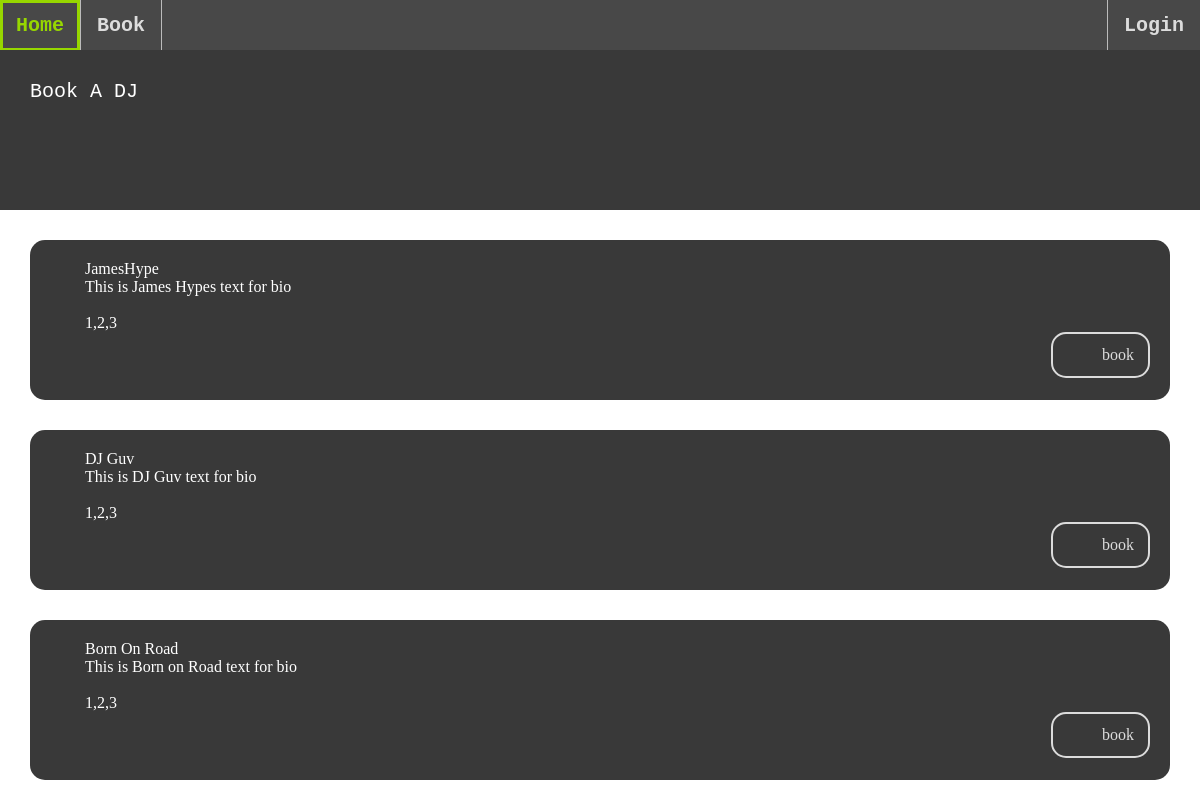
Screenshot of /book with the database file from the repository.
### tables this page shows
CREATE TABLE users (
  id INTEGER PRIMARY KEY AUTOINCREMENT,
  username varchar(255) UNIQUE NOT NULL,
  password varchar(255) NOT NULL,
  type varchar(255) NOT NULL
);

CREATE TABLE djs (
  id INTEGER PRIMARY KEY AUTOINCREMENT,
  user_id INTEGER NOT NULL,
  bio varchar(800),
  genres varchar(255),
  FOREIGN KEY (user_id) REFERENCES users(id)
);

### app.py (the view)
@app.route('/book')
def get_book():
    djs = db.db_getDJs()
    djList = []
    print(djs)
    for i in djs:
        user = db.db_getUserId(i[1])
        arr = [i[2],i[3],user[1]]
        djList += [arr]
        print(i)
    print(djList)
    return(render_template('book.html', djList = djList))

### db.py (called while the page is built)
def get_db():
    db = None
    if not db:
        try:
            db = sqlite3.connect(
                current_app.config['DATABASE'] )
        except Exception as e:
            print(e)
    return db

def db_getUserId(id):
    db = get_db()
    cur = db.cursor()
    cur.execute("SELECT * FROM users where id = (?)", [id])
    try: userInfo = list(cur.fetchone())
    except: return False
    return userInfo

def db_getDJs():
    db = get_db()
    cur = db.cursor()
    djs = cur.execute("SELECT * FROM djs")
    return djs

### templates/book.html
{% extends "layout.html" %}
{% block content %}
<div class="fix-div" id = "djListHeader">
    <p style="margin: 30px 30px;">Book A DJ</p>
</div>
    <div class = "wrapper">
        {%for dj in djList %}
        <div class = "djContainer">
            <p>{{dj.2}}</p>
            <p>{{dj.0}}</p>
            <br>
            <p>{{dj.1}}</p>
            <a class= "button" href = "{{ url_for('get_confirm', dj = dj.2)}}">book</a>
        </div>
        {% endfor %}
    </div>
{% endblock %}

### static/css/main.css (style rules this page uses)
* { border: 0; padding: 0; margin: 0; }
#djListHeader { background-color: #393939; color: white; text-decoration: none; font-size: 20px; font-family: 'Courier New', Courier, monospace; text-align: left; }
.djContainer { background-color: #393939; color: white; height:120px; margin: 30px 30px; border-radius: 15px; text-align: left; text-indent: 35px; padding: 20px; }
.button { float: right; align-content: left; }
div a { outline: 2px solid #DCDCDC; outline-offset: -2px; text-decoration: inherit; display: block; color:#DCDCDC; text-align: center; position: relative; padding: 14px 16px; border-radius: 15px; }
.fix-div { position:fixed; z-index: 10; top: 0 ; height:160px; width:100%; margin-top: 50px }
.wrapper { position: relative; z-index: 1; height:60% ; width: 100%; margin-top:240px }

### rows the page displays
users: username "JamesHype"
djs: bio "This is James Hypes text for bio", genres "1,2,3"
users: username "DJ Guv"
djs: bio "This is DJ Guv text for bio", genres "1,2,3"
users: username "Born On Road"
djs: bio "This is Born on Road text for bio", genres "1,2,3"
